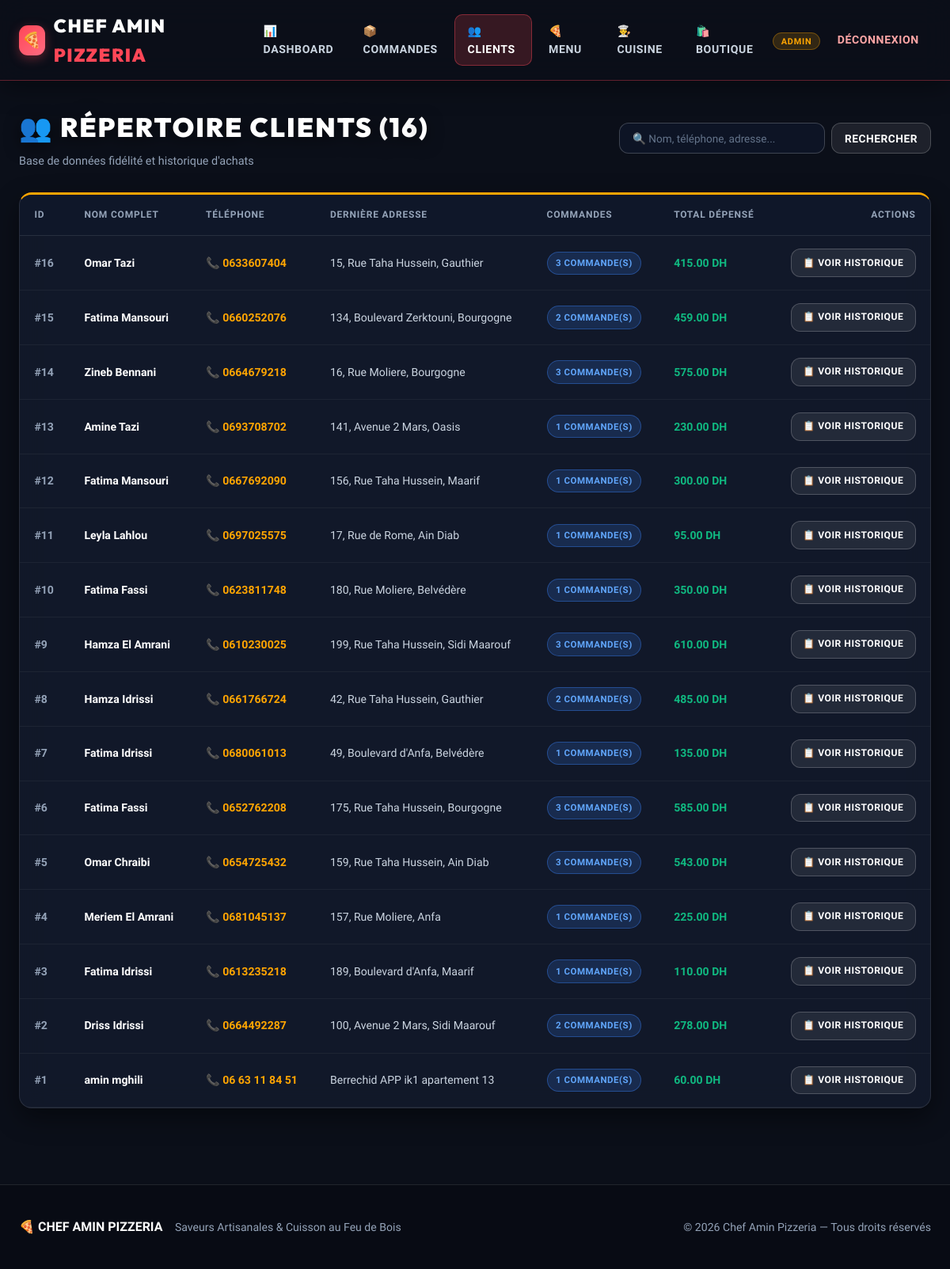
The page /admin/clients (signed in) on the database as committed earlier.
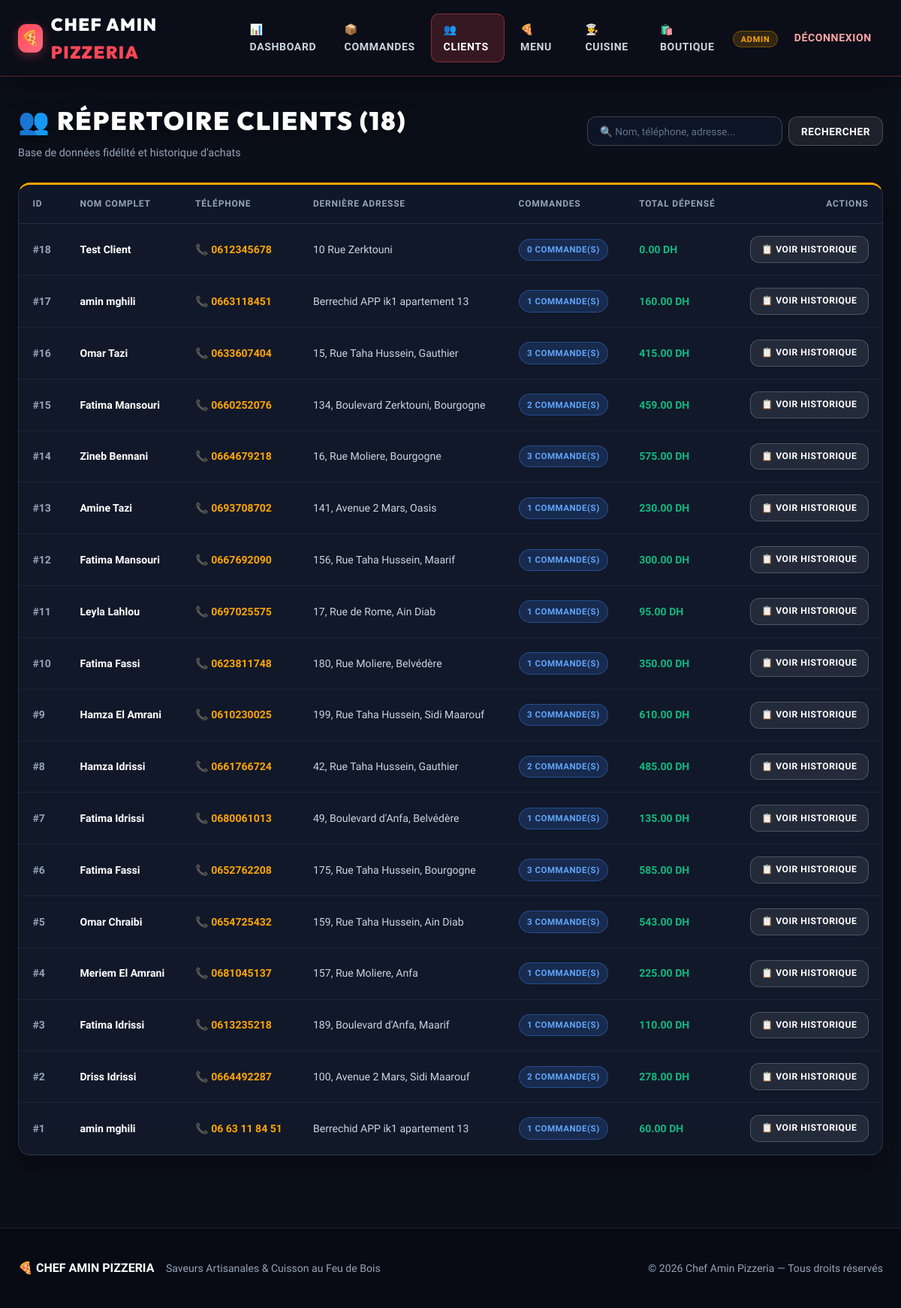
The same page on the database as committed later.
### models.py (models this page shows, shortened)
class Client(db.Model):
    id = db.Column(db.Integer, primary_key=True)
    user_id = db.Column(db.Integer, db.ForeignKey('user.id'), nullable=False)
    full_name = db.Column(db.String(100))
    phone = db.Column(db.String(20))
    address = db.Column(db.String(200))
    orders = db.relationship('Commande', backref='client', lazy=True, order_by='Commande.created_at.desc()')
    @property
    def total_spent(self):
        return sum(o.total_price for o in self.orders if o.status != 'Cancelled')

class Commande(db.Model):
    id = db.Column(db.Integer, primary_key=True)
    client_id = db.Column(db.Integer, db.ForeignKey('client.id'), nullable=False)
    status = db.Column(db.String(20), default='New')  # 'New', 'Confirmed', 'Preparing', 'Done', 'Cancelled'
    order_type = db.Column(db.String(20))  # 'Delivery', 'Pickup'
    total_price = db.Column(db.Float, nullable=False)
    created_at = db.Column(db.DateTime, default=datetime.utcnow)
    items = db.relationship('OrderItem', backref='commande', lazy=True, cascade='all, delete-orphan')
    payment = db.relationship('Paiement', backref='commande', uselist=False, cascade='all, delete-orphan')
    delivery_info = db.relationship('PizzaLivraison', backref='commande', uselist=False, cascade='all, delete-orphan')
    facture = db.relationship('Facture', backref='commande', uselist=False, cascade='all, delete-orphan')

### app.py (the view, shortened to what this page needs)
@app.route('/admin/clients')
@login_required
def admin_clients():
    if current_user.role != 'admin':
        return "Accès refusé", 403
    search_query = request.args.get('q', '').strip()
    query = Client.query
    clients = query.order_by(Client.id.desc()).all()
    return render_template('admin/clients.html', clients=clients, search_query=search_query)

### app.py (called while the page is built)
@login_manager.user_loader
def load_user(user_id):
    try:
        return db.session.get(User, int(user_id))
    except (ValueError, TypeError):
        return None

### templates/admin/clients.html (shortened to what this page needs)
{% extends "base.html" %}
{% block content %}
<div style="display: flex; justify-content: space-between; align-items: center; margin-bottom: 1.75rem; flex-wrap: wrap; gap: 1rem;">
    <div>
        <h1 style="margin: 0; text-align: left; font-size: 2.1rem;">👥 Répertoire Clients ({{ clients|length }})</h1>
        <p style="margin: 0.25rem 0 0; color: var(--text-muted); font-size: 0.9rem;">Base de données fidélité et historique d'achats</p>
    </div>
    <form method="GET" action="{{ url_for('admin_clients') }}" style="display: flex; gap: 0.5rem;">
        <input type="search" name="q" value="{{ search_query or '' }}" class="search-input" placeholder="🔍 Nom, téléphone, adresse..." style="width: 260px; padding: 0.65rem 1rem; font-size: 0.85rem;">
        <button type="submit" class="btn-secondary" style="padding: 0.65rem 1rem;">Rechercher</button>
    </form>
</div>
<div class="card" style="padding: 0; overflow: hidden; border-top: 3px solid var(--accent-color);">
    <div style="overflow-x: auto;">
        <table class="data-table">
            <thead>
                <tr>
                    <th>ID</th>
                    <th>Nom Complet</th>
                    <th>Téléphone</th>
                    <th>Dernière Adresse</th>
                    <th>Commandes</th>
                    <th>Total Dépensé</th>
                    <th style="text-align: right;">Actions</th>
                </tr>
            </thead>
            <tbody>
                {% for client in clients %}
                <tr>
                    <td style="color: var(--text-muted); font-weight: 700;">#{{ client.id }}</td>
                    <td style="font-weight: 800; color: #fff;">{{ client.full_name }}</td>
                    <td>
                        <a href="tel:{{ client.phone }}" style="color: var(--accent-color); text-decoration: none; font-weight: 700;">📞 {{ client.phone }}</a>
                    </td>
                    <td style="color: #cbd5e1;">{{ client.address if client.address else 'À emporter uniquement' }}</td>
                    <td>
                        <span class="status-badge status-Confirmed">{{ client.orders|length }} commande(s)</span>
                    </td>
                    <td style="font-weight: 800; color: var(--success);">
                        {{ "%.2f"|format(client.total_spent) }} DH
                    </td>
                    <td style="text-align: right;">
                        <a href="{{ url_for('admin_orders', client_id=client.id) }}" class="btn btn-secondary" style="padding: 0.45rem 0.9rem; font-size: 0.76rem;">
                            📋 Voir Historique
                        </a>
                    </td>
                </tr>
                {% else %}
                <tr>
                    <td colspan="7" style="text-align: center; padding: 2.5rem; color: var(--text-muted);">Aucun client trouvé.</td>
                </tr>
                {% endfor %}
            </tbody>
        </table>
    </div>
</div>
{% endblock %}

Rows that differ between the two databases and show on the page:
added Client: id "18", full_name "Test Client", phone "0612345678", address "10 Rue Zerktouni", orders|length "0", total_spent "0.00"
added Client: id "17", full_name "amin mghili", phone "0663118451", address "Berrechid APP ik1 apartement 13", orders|length "1"
added Commande: total_spent "160.00"
Other text that changed with them:
{{ clients|length }}: "16" → "18"
